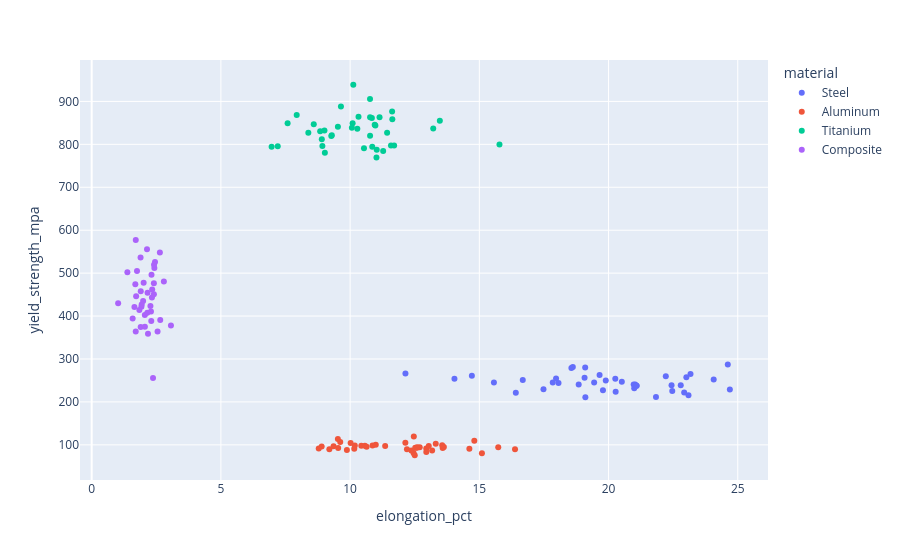

Notebook code cell kept with this figure:
### Code cell
import numpy as np
import pandas as pd

np.random.seed(42)

materials = {
    "Steel":     {"n": 40, "yield_mpa": (250, 20), "elongation_pct": (20, 3)},
    "Aluminum":  {"n": 40, "yield_mpa": (95, 10),  "elongation_pct": (12, 2)},
    "Titanium":  {"n": 40, "yield_mpa": (830, 40), "elongation_pct": (10, 1.5)},
    "Composite": {"n": 40, "yield_mpa": (450, 60), "elongation_pct": (2, 0.5)},
}

rows = []
sample_id = 1
for mat, props in materials.items():
    n = props["n"]
    ys_mean, ys_std = props["yield_mpa"]
    el_mean, el_std = props["elongation_pct"]
    yield_vals = np.random.normal(ys_mean, ys_std, n)
    elong_vals = np.random.normal(el_mean, el_std, n)
    for y, e in zip(yield_vals, elong_vals):
        rows.append([f"S{sample_id:03d}", mat, y, e])
        sample_id += 1

df = pd.DataFrame(rows, columns=["sample_id", "material", "yield_strength_mpa", "elongation_pct"])

fig = px.scatter(df,  x = "elongation_pct", y = "yield_strength_mpa", color = "material", hover_data = ["sample_id"])
fig.show()

### Figure 1 — Plotly figure (JSON) as saved in the notebook; plotly's stock layout.template omitted (floating-point values rounded to 4 significant figures)
{"data": [{"customdata": [["S001"], ["S002"], ["S003"], ["S004"], ["S005"], ["S006"], ["S007"], ["S008"], ["S009"], ["S010"], ["S011"], ["S012"], ["S013"], ["S014"], ["S015"], ["S016"], ["S017"], ["S018"], ["S019"], ["S020"], ["S021"], ["S022"], ["S023"], ["S024"], ["S025"], ["S026"], ["S027"], ["S028"], ["S029"], ["S030"], ["S031"], ["S032"], ["S033"], ["S034"], ["S035"], ["S036"], ["S037"], ["S038"], ["S039"], ["S040"]], "hovertemplate": "material=Steel<br>elongation_pct=%{x}<br>yield_strength_mpa=%{y}<br>sample_id=%{customdata[0]}<extra></extra>", "legendgroup": "Steel", "marker": {"color": "#636efa", "symbol": "circle"}, "mode": "markers", "name": "Steel", "orientation": "v", "showlegend": true, "type": "scatter", "x": [22.22, 20.51, 19.65, 19.1, 15.56, 17.84, 18.62, 23.17, 21.03, 14.71, 20.97, 18.84, 17.97, 21.84, 23.09, 22.79, 17.48, 19.07, 20.99, 22.93, 18.56, 19.44, 16.68, 16.41, 22.44, 24.07, 19.78, 23.01, 21.08, 18.06, 21.08, 24.61, 19.89, 24.69, 12.14, 22.47, 20.26, 19.1, 20.28, 14.04], "xaxis": "x", "y": [259.9, 247.2, 263.0, 280.5, 245.3, 245.3, 281.6, 265.3, 240.6, 260.9, 240.7, 240.7, 254.8, 211.7, 215.5, 238.8, 229.7, 256.3, 231.8, 221.8, 279.3, 245.5, 251.4, 221.5, 239.1, 252.2, 227.0, 257.5, 238.0, 244.2, 238.0, 287.0, 249.7, 228.8, 266.5, 225.6, 254.2, 210.8, 223.4, 253.9], "yaxis": "y"}, {"customdata": [["S041"], ["S042"], ["S043"], ["S044"], ["S045"], ["S046"], ["S047"], ["S048"], ["S049"], ["S050"], ["S051"], ["S052"], ["S053"], ["S054"], ["S055"], ["S056"], ["S057"], ["S058"], ["S059"], ["S060"], ["S061"], ["S062"], ["S063"], ["S064"], ["S065"], ["S066"], ["S067"], ["S068"], ["S069"], ["S070"], ["S071"], ["S072"], ["S073"], ["S074"], ["S075"], ["S076"], ["S077"], ["S078"], ["S079"], ["S080"]], "hovertemplate": "material=Aluminum<br>elongation_pct=%{x}<br>yield_strength_mpa=%{y}<br>sample_id=%{customdata[0]}<extra></extra>", "legendgroup": "Aluminum", "marker": {"color": "#EF553B", "symbol": "circle"}, "mode": "markers", "name": "Aluminum", "orientation": "v", "showlegend": true, "type": "scatter", "x": [13.58, 10.18, 14.81, 9.196, 13.17, 16.38, 10.02, 10.87, 12.2, 10.99, 8.899, 12.14, 9.875, 12.95, 10.16, 15.1, 10.43, 11.36, 13.63, 9.538, 12.45, 14.61, 8.785, 12.37, 12.52, 13.56, 9.526, 9.359, 13.04, 12.59, 12.5, 12.69, 10.64, 12.46, 12.59, 10.57, 15.73, 12.95, 9.617, 13.31], "xaxis": "x", "y": [92.8, 98.57, 109.8, 89.82, 86.92, 89.98, 104.2, 98.29, 89.7, 100.1, 95.97, 104.7, 87.98, 91.72, 91.08, 80.36, 97.96, 97.61, 95.05, 92.65, 80.85, 90.79, 91.57, 86.98, 93.39, 99.04, 113.9, 96.75, 97.58, 94.26, 75.81, 94.73, 95.6, 119.6, 93.08, 98.02, 94.65, 83.31, 106.4, 102.5], "yaxis": "y"}, {"customdata": [["S081"], ["S082"], ["S083"], ["S084"], ["S085"], ["S086"], ["S087"], ["S088"], ["S089"], ["S090"], ["S091"], ["S092"], ["S093"], ["S094"], ["S095"], ["S096"], ["S097"], ["S098"], ["S099"], ["S100"], ["S101"], ["S102"], ["S103"], ["S104"], ["S105"], ["S106"], ["S107"], ["S108"], ["S109"], ["S110"], ["S111"], ["S112"], ["S113"], ["S114"], ["S115"], ["S116"], ["S117"], ["S118"], ["S119"], ["S120"]], "hovertemplate": "material=Titanium<br>elongation_pct=%{x}<br>yield_strength_mpa=%{y}<br>sample_id=%{customdata[0]}<extra></extra>", "legendgroup": "Titanium", "marker": {"color": "#00cc96", "symbol": "circle"}, "mode": "markers", "name": "Titanium", "orientation": "v", "showlegend": true, "type": "scatter", "x": [10.54, 10.84, 11.62, 11.58, 7.933, 8.593, 10.77, 10.77, 10.77, 15.78, 10.86, 11.7, 11.43, 10.98, 9.527, 11.14, 8.841, 9.645, 9.272, 10.12, 13.47, 7.199, 11.03, 7.581, 9.292, 11.63, 10.1, 8.383, 8.927, 11.02, 8.904, 10.32, 10.07, 9.023, 13.22, 10.95, 6.962, 10.28, 9.007, 11.28], "xaxis": "x", "y": [791.0, 861.5, 876.3, 797.2, 868.5, 846.5, 862.9, 905.9, 820.2, 799.9, 794.4, 797.4, 826.9, 843.6, 841.1, 863.1, 830.5, 888.1, 819.4, 938.8, 855.0, 795.7, 787.2, 849.3, 821.1, 858.6, 848.9, 827.1, 796.1, 769.4, 812.1, 864.3, 838.6, 780.2, 836.9, 845.4, 794.6, 836.1, 832.3, 784.3], "yaxis": "y"}, {"customdata": [["S121"], ["S122"], ["S123"], ["S124"], ["S125"], ["S126"], ["S127"], ["S128"], ["S129"], ["S130"], ["S131"], ["S132"], ["S133"], ["S134"], ["S135"], ["S136"], ["S137"], ["S138"], ["S139"], ["S140"], ["S141"], ["S142"], ["S143"], ["S144"], ["S145"], ["S146"], ["S147"], ["S148"], ["S149"], ["S150"], ["S151"], ["S152"], ["S153"], ["S154"], ["S155"], ["S156"], ["S157"], ["S158"], ["S159"], ["S160"]], "hovertemplate": "material=Composite<br>elongation_pct=%{x}<br>yield_strength_mpa=%{y}<br>sample_id=%{customdata[0]}<extra></extra>", "legendgroup": "Composite", "marker": {"color": "#ab63fa", "symbol": "circle"}, "mode": "markers", "name": "Composite", "orientation": "v", "showlegend": true, "type": "scatter", "x": [2.057, 2.331, 2.793, 1.381, 3.067, 1.024, 1.924, 2.294, 2.14, 1.689, 1.896, 1.753, 1.705, 2.425, 2.179, 1.654, 2.45, 2.154, 2.406, 2.315, 1.586, 1.72, 2.374, 2.305, 1.99, 2.059, 2.639, 1.704, 2.274, 1.899, 1.891, 2.549, 2.413, 2.407, 2.653, 2.011, 2.341, 1.845, 2.162, 1.935], "xaxis": "x", "y": [402.4, 443.1, 480.3, 501.9, 378.0, 429.9, 421.5, 410.8, 555.9, 474.3, 374.3, 505.1, 577.3, 511.9, 358.8, 420.9, 526.0, 407.5, 476.6, 496.5, 394.4, 446.4, 255.5, 388.5, 434.8, 375.1, 547.9, 364.2, 423.6, 457.8, 536.5, 363.8, 519.8, 450.6, 391.1, 477.7, 461.9, 414.0, 454.2, 426.9], "yaxis": "y"}], "layout": {"legend": {"title": {"text": "material"}, "tracegroupgap": 0}, "margin": {"t": 60}, "xaxis": {"anchor": "y", "domain": [0, 1], "title": {"text": "elongation_pct"}}, "yaxis": {"anchor": "x", "domain": [0, 1], "title": {"text": "yield_strength_mpa"}}}}
